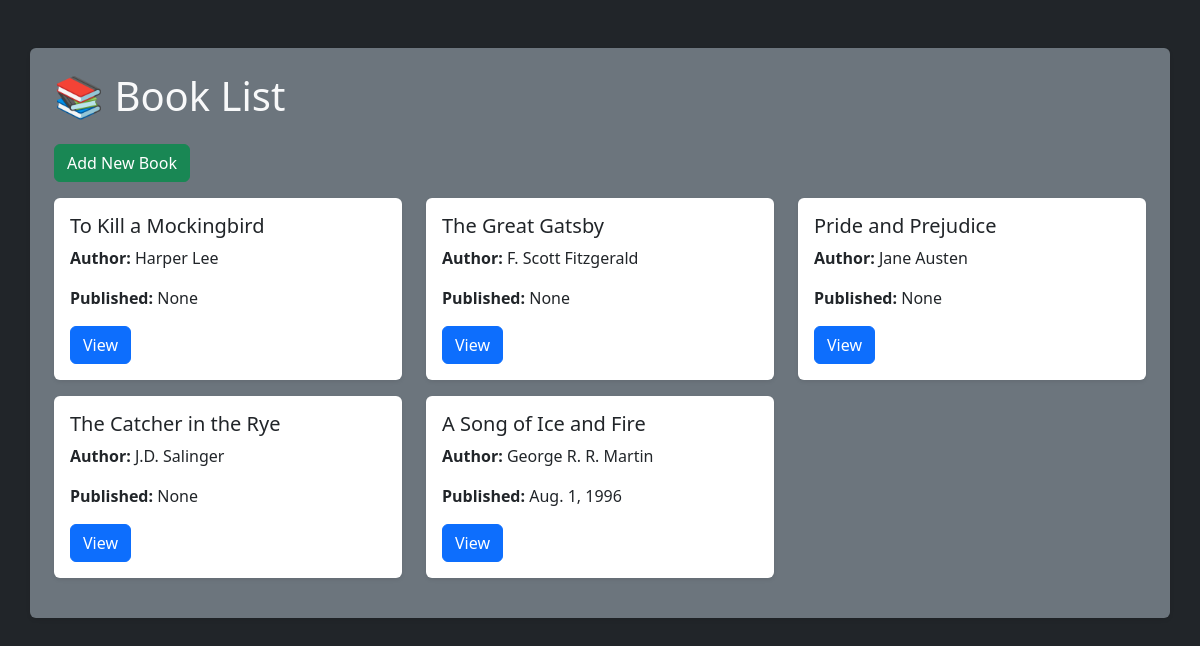
The page / on the database its author committed.
### bookstore/models.py (models this page shows, shortened)
class Book(models.Model):
    title = models.CharField(max_length=100)
    author = models.CharField(max_length=100)
    published_date = models.DateField(null=True, blank=True)

### bookstore/views.py (the view)
# urls.py: path('', BookListView.as_view(), name='book-list'),
class BookListView(ListView):
    model = Book
    template_name = "bookstore/book_list.html"
    context_object_name = "books"

### bookstore/templates/bookstore/book_list.html (shortened to what this page needs)
{% extends "bookstore/base.html" %}
{% block content %}
    <h1 class="mb-4">📚 Book List</h1>
    <a href="{% url 'book-add' %}" class="btn btn-success mb-3">Add New Book</a>
    {% if books %}
        <div class="row">
            {% for book in books %}
                <div class="col-md-4 mb-3">
                    <div class="card h-100 shadow-sm border-0 transition hover-shadow">
                        <div class="card-body">
                            <h5 class="card-title">{{ book.title }}</h5>
                            <p class="card-text"><strong>Author:</strong> {{ book.author }}</p>
                            <p class="card-text"><strong>Published:</strong> {{ book.published_date }}</p>
                            <a href="{% url 'book-detail' book.pk %}" class="btn btn-primary">View</a>
                        </div>
                    </div>
                </div>
            {% endfor %}
        </div>
    {% else %}
        <p>No books in the database.</p>
    {% endif %}
{% endblock %}

### bookstore/templates/bookstore/base.html (shortened to what this page needs)
<!DOCTYPE html>
<html lang="en">
  <head>
    <link
      href="https://cdn.jsdelivr.net/npm/bootstrap@5.3.3/dist/css/bootstrap.min.css"
      rel="stylesheet"
    />
  </head>
  <body class="bg-dark text-light">
    <div
      class="container mt-5 border-color-secondary rounded p-4 bg-secondary shadow-sm"
    >
      {% block content %}{% endblock %}
    </div>
  </body>
</html>

### rows shown on the page
Book: title "To Kill a Mockingbird", author "Harper Lee", published_date "None"
Book: title "The Great Gatsby", author "F. Scott Fitzgerald", published_date "None"
Book: title "Pride and Prejudice", author "Jane Austen", published_date "None"
Book: title "The Catcher in the Rye", author "J.D. Salinger", published_date "None"
Book: title "A Song of Ice and Fire", author "George R. R. Martin", published_date "Aug. 1, 1996"
